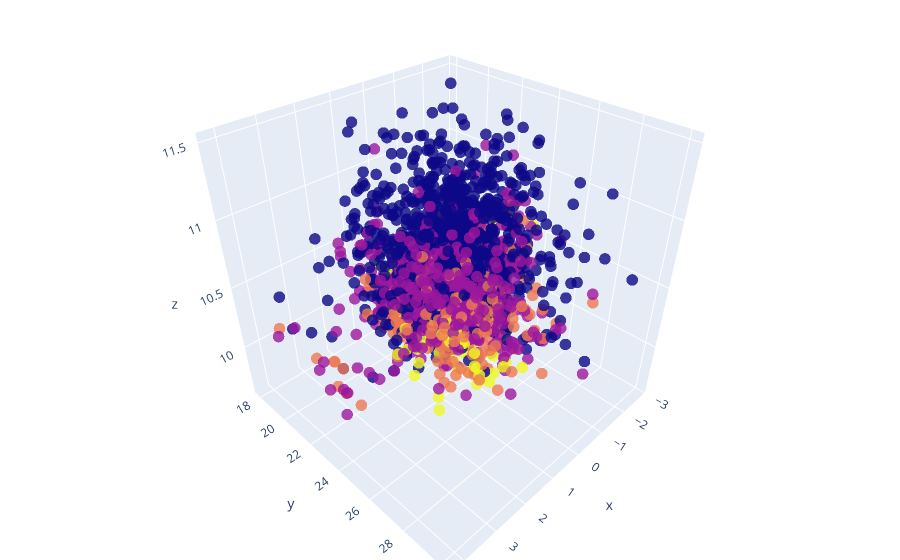

Source (notebook cell):
### Markdown cell above
## Plot the correlation between feature and performance

### Code cell
fig = go.Figure(data=[go.Scatter3d(
    x=data['Wind'],
    y=data['BMI'],
    z=data['Label'],
    mode='markers',
    marker=dict(
            size=4,
            color=data['Round'],
            colorscale='plasma',
            opacity=0.8
    )
)])
fig.update_layout(margin=dict(l=0, r=0, b=0, t=0))
fig.show()

### Figure 1 — Plotly figure (JSON) as saved in the notebook; plotly's stock layout.template omitted (floating-point values rounded to 4 significant figures; data arrays with more than 128 entries replaced by an {"elided": "..."} marker saying what was removed)
{"data": [{"marker": {"color": {"elided": "2090 int values"}, "colorscale": [[0, "#0d0887"], [0.1111, "#46039f"], [0.2222, "#7201a8"], [0.3333, "#9c179e"], [0.4444, "#bd3786"], [0.5556, "#d8576b"], [0.6667, "#ed7953"], [0.7778, "#fb9f3a"], [0.8889, "#fdca26"], [1, "#f0f921"]], "opacity": 0.8, "size": 4}, "mode": "markers", "type": "scatter3d", "x": {"elided": "2090 float values"}, "y": {"elided": "2090 float values"}, "z": {"elided": "2090 float values"}}], "layout": {"margin": {"b": 0, "l": 0, "r": 0, "t": 0}}}
